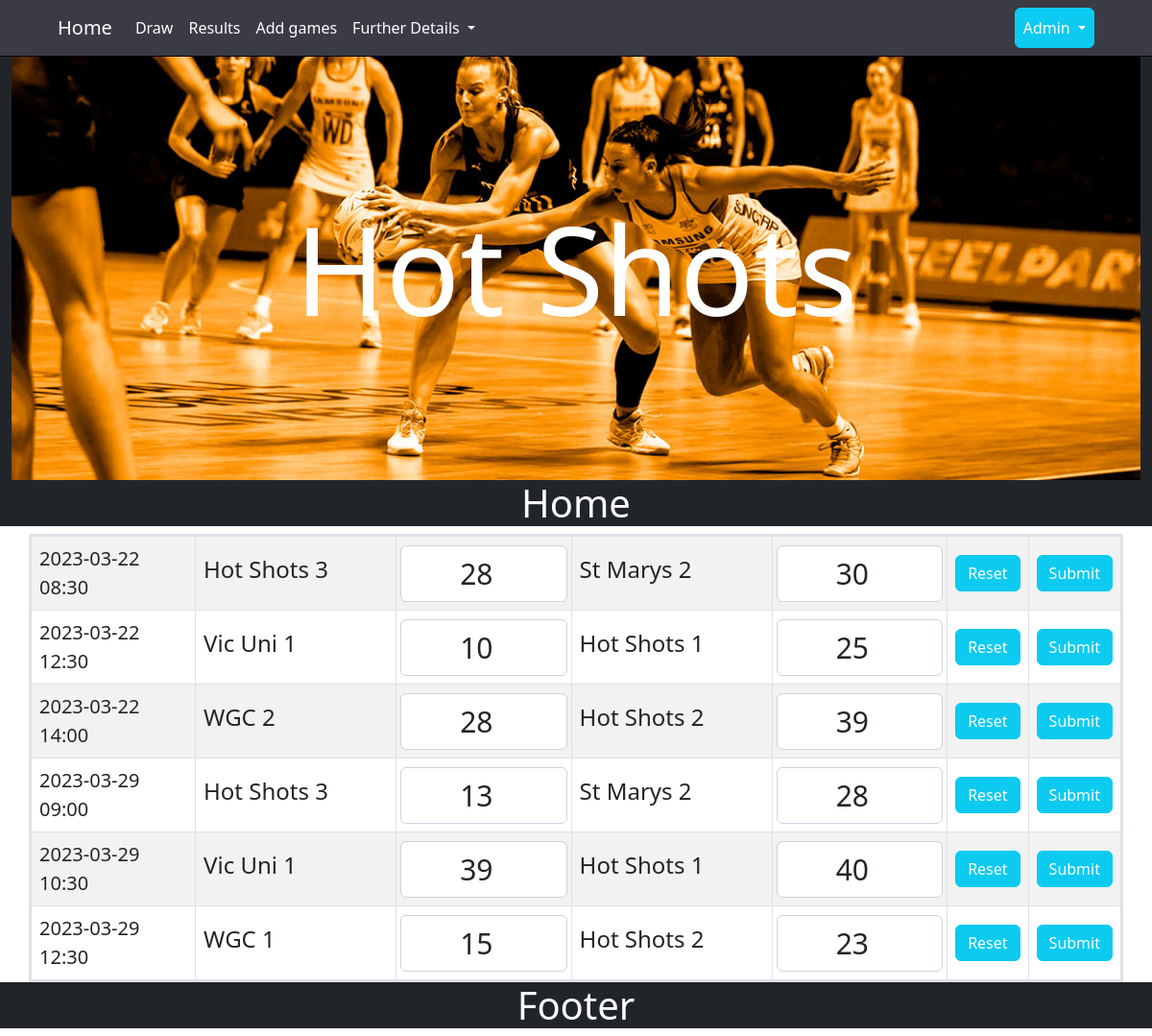
Page /allscores on the earlier database version.
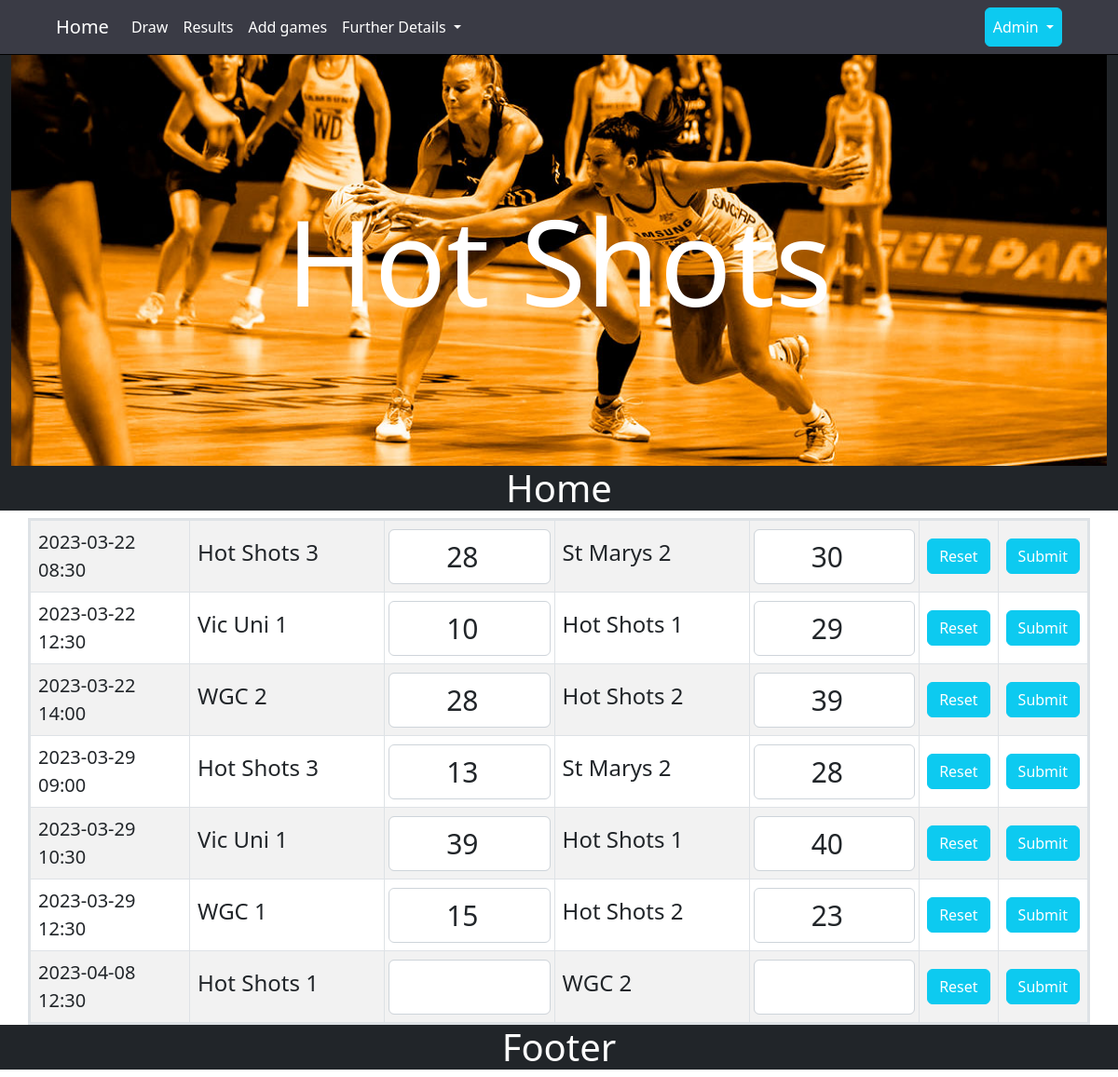
Same page on the later database version.
### tables this page shows
CREATE TABLE draw
(
    draw_id   integer primary key autoincrement,
    draw_date date    not null,
    team_1    integer not null,
    score_1   integer,
    team_2    integer not null,
    score_2   integer,
    foreign key (team_1) references team (team_id),
    foreign key (team_2) references team (team_id),
    unique(draw_date,team_1,team_2)
);

CREATE TABLE team(
    team_id integer primary key autoincrement ,
    team_name text not null unique
);

### server.py (the view, shortened to what this page needs)
@app.route('/allscores' , methods=['GET', 'POST'])
def allscores():
    data = request.args
    complete = False
    if 'complete' in data.keys():
        complete = True
    sql = """ select
        d.draw_id as "game_id",
        d.draw_date as "game_date",
        d.score_1 as "score_1",
        d.score_2 as "score_2",
        b.team_name as "team_1",
        c.team_name as "team_2"
        from draw d
        join team b on  d.team_1 = b.team_id
        join team c on  d.team_2 = c.team_id
        """
    value_tuple = ()
    team_data = run_search_query_tuples(sql, value_tuple, db_path, True)
    if request.method == 'GET':
        return render_template("netball_manage_scores.html", team_data=team_data, complete=complete)

### db_functions.py (called while the page is built)
def run_search_query_tuples(sql_query,values_tuple, file_path, rowfactory=False):
    result = None
    try:
        db = sqlite3.connect(file_path)
        if rowfactory:
            db.row_factory = sqlite3.Row
        cursor = db.cursor()
        cursor.execute(sql_query,values_tuple)
        result = cursor.fetchall()
        cursor.close()
    except sqlite3.Error as error:
        print("Error running search query tuples: {}".format(error))
        return None
    db.close()
    if result is None:
        print("No search values were found")
    return result

### templates/netball_manage_scores.html (shortened to what this page needs)
{% extends "layout.html" %}
{% block content %}
<div class="container-sm border border-2 p-0">
<div class="table-responsive-lg">
  <table class="table table-bordered mx-auto align-middle table-striped m-0">
      {% for row in team_data %}
      <tr>
            <td> {{ row['game_date'] }}</td>
            <td><label for="team1score{{loop.index0}}" class="form-label"> {{row['team_1']}}</label> </td>
            <td class="px-1"><input type="number" class="form-control" form="form{{loop.index0}}" id="team1score{{loop.index0}}" name="score_1"  min="0" max="100" step="1" placeholder="" value={{row['score_1']}} required></td>
            <td>  <label for="team2score{{loop.index0}}" class="form-label"> {{row['team_2']}}</label></td>
            <td class="px-1"> <input type="number" class="form-control" form="form{{loop.index0}}" id="team2score{{loop.index0}}" name="score_2" min="0" max="100" step="1" placeholder="" value={{row['score_2']}} required></td>
            <td class="text-center">   <button type="reset" class="btn btn-info text-white" form="form{{loop.index0}}">Reset</button></td>
            <td class="text-center">   <button type="submit" class="btn btn-info text-white" form="form{{loop.index0}}">Submit</button></td>
      </tr>
      {% endfor %}
       </table>
</div>
</div>
{% endblock %}

Differences in the rows shown:
changed draw (number 2 of 7 on the later page): score_2 "25" → "29"
added draw: game_date "2023-04-08 12:30", team_1 "Hot Shots 1", team_2 "WGC 2"
